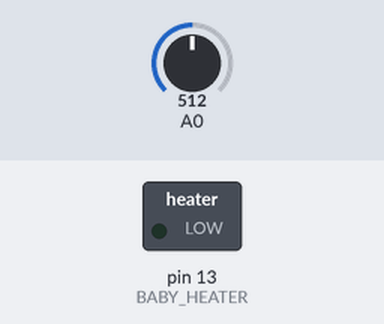
A sketch run on a simulated Arduino Uno, built with avr-gcc and run on an emulated ATmega328P. Parts: switched loads named in the sketch (green lamp = pin HIGH). Inputs (shaded band) come from the test bench; at power-on: A0 = 512.

Above: at 1.2 s.
1.3 s: A0 set to 193
2.8 s: A0 set to 167
At 3.7 s:
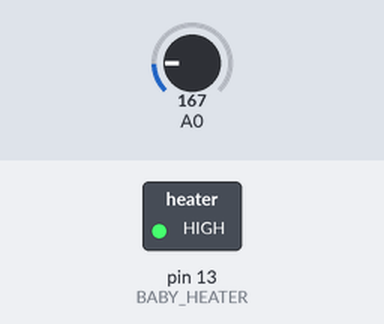
4.3 s: A0 set to 306
At 4.9 s:
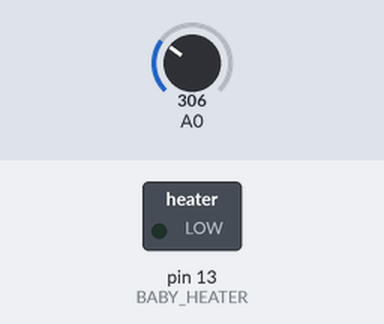
5.8 s: A0 set to 122
At 7.2 s:
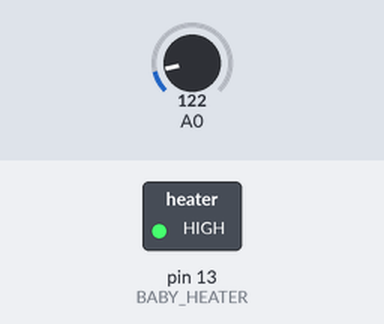
Timing chart, 0 to 8.3 s (numbered marks = the images above; inputs shaded):
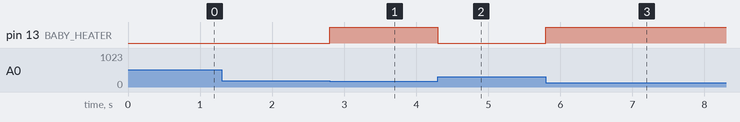

The sketch:

incubator2s.ino
```cpp
#define BABY_TEMP_READER_1 0
#define BABY_TEMP_READER_2 0
#define BABY_HEATER 13

void setup() {
    pinMode(BABY_HEATER, OUTPUT);
}

void loop() {
    // Same as before, just check two sensors and see if
    //  they agree before proceeding
    if (readTemp(BABY_TEMP_READER_1) < 98.0 &&
        readTemp(BABY_TEMP_READER_2) < 98.0) {
        digitalWrite(BABY_HEATER, HIGH);
    } else if (readTemp(BABY_TEMP_READER_1) > 100.0 &&
                readTemp(BABY_TEMP_READER_2) > 100.0) {
        digitalWrite(BABY_HEATER, LOW);
    }
}

float readTemp(int pin) {
    int value;
    float celsius, fahr;
    value = analogRead(pin);
    celsius  = ((float)value*4.9 - 500) / 10;
    fahr = (celsius*9/5 + 32);
    return fahr;
}
```

Measured:
- the behaviour switches between 177 and 176 on A0 (found by bisection; images 0 and 1)
- after the input at 1.3 s, every drawn part: stays the same
- after the input at 2.8 s, pin 13 (BABY_HEATER): LOW → HIGH at once
- after the input at 4.3 s, pin 13 (BABY_HEATER): HIGH → LOW at once
- after the input at 5.8 s, pin 13 (BABY_HEATER): LOW → HIGH at once
